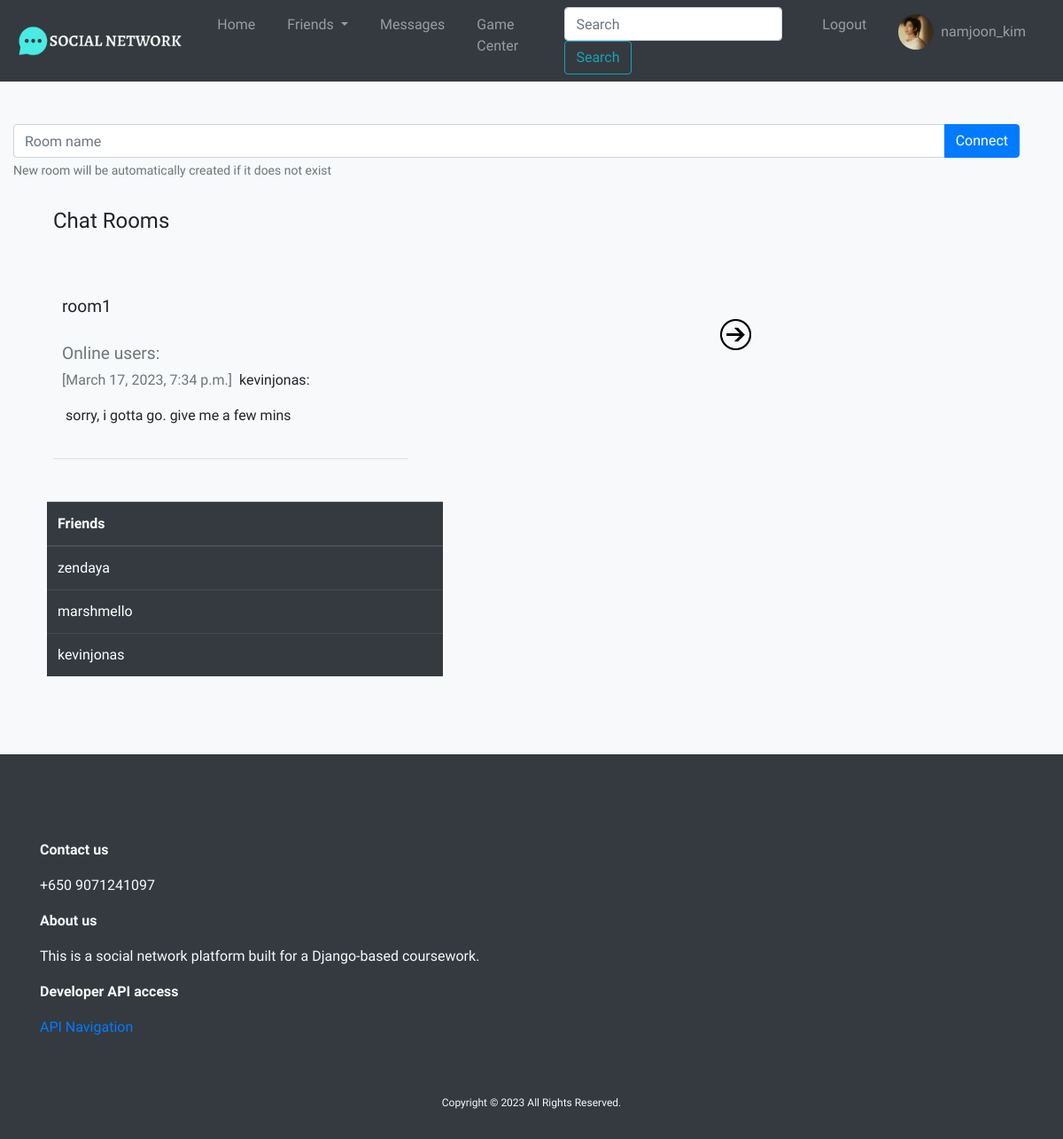
Page /chat/chat_room_list/ (signed in) on the committed database.
### account/models.py (models this page shows, shortened)
class UserProfile(models.Model):
    user = models.OneToOneField(User, on_delete=models.CASCADE,
                                related_name='profile')
    date_of_birth = models.CharField(blank=False,
                                     max_length=100)
    profile_picture = models.ImageField(upload_to='profile_pictures/',
                                        default='profile_pictures/default.jpg')
    created_date = models.DateTimeField(default=timezone.now)
    friends = models.ManyToManyField(User, blank=True,
                                     related_name='friends_list')
    def get_friends(self):
        return self.friends.all()

### chat/models.py (models this page shows, shortened)
class ChatMessage(models.Model):
    room = models.ForeignKey(ChatRoom, on_delete=models.CASCADE,
                             related_name="room_message")
    sender = models.ForeignKey(User, on_delete=models.CASCADE)
    timestamp = models.DateTimeField(auto_now_add=True)
    content = models.TextField(blank=True, null=True)
    image = models.ImageField(upload_to='chat_uploads/',
                              blank=True, null=True)
    objects = MessageManager()

class ChatRoom(models.Model):
    room_name = models.CharField(max_length=128,
                                 unique=True,
                                 blank=False)
    users = models.ManyToManyField(User, blank=True)
    def online_members(self):
        online_list = []
        for member in self.users.all():
            if member.profile.online:
                online_list.append(member)
        return online_list

### chat/views.py (the view)
# urls.py: path('chat_room_list/', ChatRoomListView.as_view(), name='chatroom_list'),
class ChatRoomListView(LoginRequiredMixin, ListView):
    model = ChatRoom
    template_name = 'chat/chatroom_list.html'
    def get_context_data(self, **kwargs):
        context = super().get_context_data(**kwargs)
        rooms = ChatRoom.objects.filter(users=self.request.user).distinct()
        room_name_list = []
        latest_message_list = []
        num_online_members = []
        if rooms.exists():
            for room in rooms:
                room_name_list.append(room.room_name)
                num_online_members.append(len(room.online_members()))
                latest_message = ChatMessage.objects.by_timestamp(room).first()
                latest_message_list.append(latest_message)
        context['rooms_messages'] = zip(room_name_list,
                                        num_online_members,
                                        latest_message_list)
        friends_list = self.request.user.profile.get_friends()
        context['friends_list'] = friends_list
        return context

### chat/models.py (called while the page is built)
    def by_timestamp(self, room):
        return ChatMessage.objects.filter(room=room).order_by("-timestamp")

### templates/chat/chatroom_list.html (shortened to what this page needs)
{% extends 'base.html' %}
{% load static %}
{% block content %}
<div id="chatroomlist-page" class="container">
    <div class="search-room row text-left mt-5">
        <div class="row input-group mr-1">
            <input id="room-name-input" class="form-control" type="text" size="60" placeholder="Room name"><br>
            <div class="input-group-append">
                <input id="room-name-submit" class="mr-1 btn btn-primary" type="button" value="Connect">
            </div>
        </div>
        <span class="row text-muted small mt-1">New room will be automatically created if it does not exist</span>
    </div>
    <br>
    <div class="col-lg-9 col-sm-11 mb-5">
        <div class="container overflow-auto">
            <h4 class="row mt-2 mb-5">Chat Rooms</h4>
            {% if rooms_messages is None %}
            <p>You haven't joined any chat rooms. Enter a new room name to create one. </p>
            {% else %}
            {% for room_name, online_members, message in rooms_messages %}
            <div class="row mt-3 text-left overflow-auto">
                <div class="col border-bottom">
                    <div class="row text-left mb-2" style="padding: 20px 10px 0px 10px;">
                        <p style="font-size: 1.2em;">{{ room_name }}</p>
                    </div>
                    <div class="row text-left" style="padding: 0px 10px 0px 10px;">
                        <p class="text-muted mb-1" style="font-size: 1.2em;">Online users&#58; {{ num_online_members }}</p>
                    </div>
                    <div class="row text-left" style="padding: 0px 10px 20px 10px;">
                        {% if message.content is not None %}
                            <p class="text-muted">&#91;{{ message.timestamp }}&#93;</p>
                            <p class="ml-2"> {{ message.sender }}&#58; </p>
                            <p class="ml-1">{{ message.content }}</p>
                        {% else %}
                            <p>No messages</p>
                        {% endif %}
                    </div>
                </div>
                <div class="mt-5 col text-right">
                    <input class="room-name-enter" type="image" src="{% static 'images/enter_chatroom.png' %}" name="method" value="{{ room_name }}"  style="width:35px; height: 35px;"/>
                </div>
            </div>
        </div>
            {% endfor %}
            {% endif %}
    </div>
    <div class="px-2 mt-5 col-lg-5 col-sm-11">
        <table class="table table-hover table-dark">
            <thead>
                <th>Friends</th>
            </thead>
            <tbody>
            {% for friend in friends_list %}
                {% if friend.online %}
                <tr>
                    <td>{{ friend }}</td>
                </tr>
                {% else %}
                <tr>
                    <td>
                        {{ friend }}
                    </td>
                </tr>
                {% endif %}
            {% endfor %}
            </tbody>
        </table>
    </div>
</div>
{% endblock %}

### templates/navbar.html (shortened to what this page needs)
{% load bootstrap4 %}
{% load static %}
{% include "./header.html" %}
<body>
<nav class="navbar navbar-expand-lg bg-dark navbar-dark mb-4 ">
  {% if user.is_authenticated %}
  <a class="navbar-brand" href="{% url 'home' %}">
      <img class="img-fluid mx-auto logo" src="{% static 'images/site-logo.png' %}" alt="logo">
  </a>
  {% else %}
    <a class="navbar-brand" href="{% url 'index' %}">
        <img class="img-fluid mx-auto logo" src="{% static 'images/site-logo.png' %}" alt="logo">
    </a>
  {% endif %}
    <div class="collapse navbar-collapse" id="navbarToggler">
      <ul class="navbar-nav ml-auto">
        {% if user.is_authenticated %}
        <li class="nav-item">
          <a class="nav-link" href="{% url 'home' %}">Home</a>
        </li>
        <li class="nav-item dropdown">
          <a class="nav-link dropdown-toggle" href="#" id="navbarDropdownMenuLink" data-toggle="dropdown" aria-haspopup="true" aria-expanded="false">
            Friends
          </a>
        </li>
        <li class="nav-item">
          <a class="nav-link" href="{% url 'chat:chatroom_list' %}">Messages</a>
        </li>
        <li class="nav-item">
          <a class="nav-link" href="{% url 'game:create_game' %}">Game Center</a>
        </li>
        <li class="nav-item">
          <form class="form-inline my-2 my-lg-0" method="GET" action="{% url 'account:search-profile' %}">
            <input class="form-control mr-sm-2" type="text" name="q" placeholder="Search" value="{{ request.GET.q }}">
            <button class="btn btn-outline-info my-2 my-sm-0" type="submit">Search</button>
          </form>
        </li>
        <li class="nav-item">
          <a class="nav-link" href="{% url 'logout' %}">Logout</a>
        </li>
        <li class="nav-item">
          <div>
            <a class="nav-link d-flex align-items-center" href="{% url 'account:profile' user.username %}">
              <img src="{{ user.profile.profile_picture.url }}" class="rounded-circle"  width="40" height="40" style="object-fit:cover;" alt="User profile picture"/>
              <p class="mx-2 my-0"> {{ user.username }} </p>
            </a>
          </div>
        </li>
        {% endif %}
      </ul>
    </div>
</nav>

### static/css/stylesheet.css (style rules this page uses)
body { background-color: #f7f9fb; font-family: 'Catamaran', sans-serif; }
.navbar-brand img { max-height: 50px; }
.nav-item { padding: 0px 10px 0px 10px; }

### rows in the picture
ChatMessage: room_name "room1", timestamp "March 17, 2023, 7:34 p.m.", sender "kevinjonas", content "sorry, i gotta go. give me a few mins"

### other values in the picture
{{ user.username }} "namjoon_kim"
{{ friend }} "zendaya"
{{ friend }} "marshmello"
{{ friend }} "kevinjonas"
